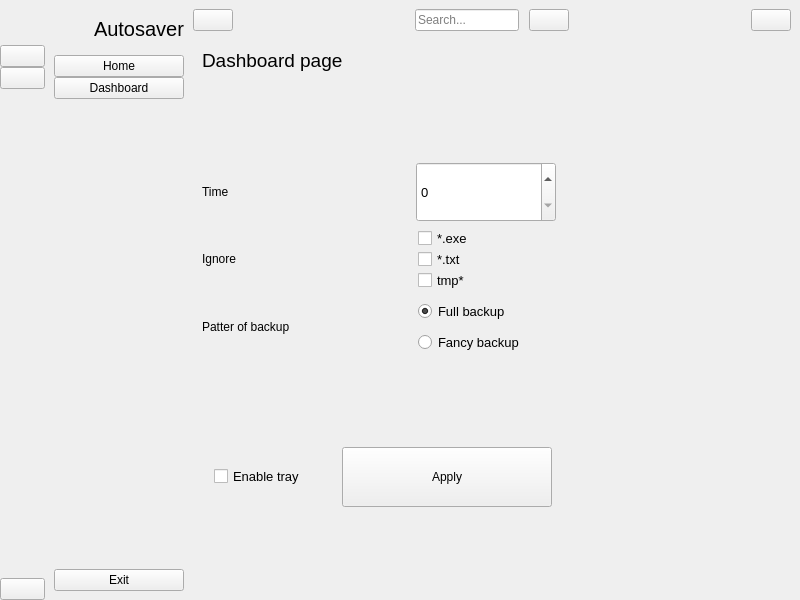
<?xml version="1.0" encoding="UTF-8"?>
<ui version="4.0">
 <class>MainWindow</class>
 <widget class="QMainWindow" name="MainWindow">
  <property name="geometry">
   <rect>
    <x>0</x>
    <y>0</y>
    <width>800</width>
    <height>600</height>
   </rect>
  </property>
  <property name="windowTitle">
   <string>MainWindow</string>
  </property>
  <widget class="QWidget" name="centralwidget">
   <layout class="QGridLayout" name="gridLayout">
    <property name="leftMargin">
     <number>0</number>
    </property>
    <property name="topMargin">
     <number>0</number>
    </property>
    <property name="rightMargin">
     <number>0</number>
    </property>
    <property name="bottomMargin">
     <number>0</number>
    </property>
    <property name="spacing">
     <number>0</number>
    </property>
    <item row="0" column="1">
     <widget class="QWidget" name="full_menu_widget" native="true">
      <layout class="QVBoxLayout" name="verticalLayout_4">
       <item>
        <layout class="QHBoxLayout" name="horizontalLayout_2">
         <property name="spacing">
          <number>0</number>
         </property>
         <item>
          <widget class="QLabel" name="logo_label_2">
           <property name="minimumSize">
            <size>
             <width>40</width>
             <height>40</height>
            </size>
           </property>
           <property name="maximumSize">
            <size>
             <width>40</width>
             <height>40</height>
            </size>
           </property>
           <property name="text">
            <string/>
           </property>
           <property name="pixmap">
            <pixmap resource="resource.qrc">:/icon/icon/Logo.png</pixmap>
           </property>
           <property name="scaledContents">
            <bool>true</bool>
           </property>
          </widget>
         </item>
         <item>
          <widget class="QLabel" name="logo_label_3">
           <property name="font">
            <font>
             <pointsize>15</pointsize>
            </font>
           </property>
           <property name="text">
            <string>Autosaver</string>
           </property>
          </widget>
         </item>
        </layout>
       </item>
       <item>
        <layout class="QVBoxLayout" name="verticalLayout_2">
         <property name="spacing">
          <number>0</number>
         </property>
         <item>
          <widget class="QPushButton" name="home_btn_2">
           <property name="text">
            <string>Home</string>
           </property>
           <property name="icon">
            <iconset resource="resource.qrc">
             <normaloff>:/icon/icon/home-4-32.ico</normaloff>
             <normalon>:/icon/icon/home-4-48.ico</normalon>:/icon/icon/home-4-32.ico</iconset>
           </property>
           <property name="iconSize">
            <size>
             <width>14</width>
             <height>14</height>
            </size>
           </property>
           <property name="checkable">
            <bool>true</bool>
           </property>
           <property name="autoExclusive">
            <bool>true</bool>
           </property>
          </widget>
         </item>
         <item>
          <widget class="QPushButton" name="dashboard_btn_2">
           <property name="text">
            <string>Dashboard</string>
           </property>
           <property name="icon">
            <iconset resource="resource.qrc">
             <normaloff>:/icon/icon/dashboard-5-32.ico</normaloff>
             <normalon>:/icon/icon/dashboard-5-48 (1).ico</normalon>:/icon/icon/dashboard-5-32.ico</iconset>
           </property>
           <property name="iconSize">
            <size>
             <width>14</width>
             <height>14</height>
            </size>
           </property>
           <property name="checkable">
            <bool>true</bool>
           </property>
           <property name="autoExclusive">
            <bool>true</bool>
           </property>
          </widget>
         </item>
        </layout>
       </item>
       <item>
        <spacer name="verticalSpacer_2">
         <property name="orientation">
          <enum>Qt::Vertical</enum>
         </property>
         <property name="sizeHint" stdset="0">
          <size>
           <width>20</width>
           <height>448</height>
          </size>
         </property>
        </spacer>
       </item>
       <item>
        <widget class="QPushButton" name="exit_btn_2">
         <property name="text">
          <string>Exit</string>
         </property>
         <property name="icon">
          <iconset resource="resource.qrc">
           <normaloff>:/icon/icon/close-window-64.ico</normaloff>:/icon/icon/close-window-64.ico</iconset>
         </property>
         <property name="iconSize">
          <size>
           <width>14</width>
           <height>14</height>
          </size>
         </property>
        </widget>
       </item>
      </layout>
     </widget>
    </item>
    <item row="0" column="0">
     <widget class="QWidget" name="icon_only_widget" native="true">
      <layout class="QVBoxLayout" name="verticalLayout_3">
       <property name="spacing">
        <number>0</number>
       </property>
       <property name="leftMargin">
        <number>0</number>
       </property>
       <property name="topMargin">
        <number>0</number>
       </property>
       <property name="rightMargin">
        <number>0</number>
       </property>
       <property name="bottomMargin">
        <number>0</number>
       </property>
       <item>
        <layout class="QHBoxLayout" name="horizontalLayout_4">
         <item>
          <widget class="QLabel" name="label">
           <property name="minimumSize">
            <size>
             <width>45</width>
             <height>45</height>
            </size>
           </property>
           <property name="maximumSize">
            <size>
             <width>45</width>
             <height>45</height>
            </size>
           </property>
           <property name="text">
            <string/>
           </property>
           <property name="pixmap">
            <pixmap resource="resource.qrc">:/icon/icon/Logo.png</pixmap>
           </property>
           <property name="scaledContents">
            <bool>true</bool>
           </property>
          </widget>
         </item>
        </layout>
       </item>
       <item>
        <layout class="QVBoxLayout" name="verticalLayout">
         <property name="spacing">
          <number>0</number>
         </property>
         <item>
          <widget class="QPushButton" name="home_btn_1">
           <property name="text">
            <string/>
           </property>
           <property name="icon">
            <iconset resource="resource.qrc">
             <normaloff>:/icon/icon/home-4-32.ico</normaloff>
             <normalon>:/icon/icon/home-4-48.ico</normalon>:/icon/icon/home-4-32.ico</iconset>
           </property>
           <property name="iconSize">
            <size>
             <width>20</width>
             <height>20</height>
            </size>
           </property>
           <property name="checkable">
            <bool>true</bool>
           </property>
           <property name="autoExclusive">
            <bool>true</bool>
           </property>
          </widget>
         </item>
         <item>
          <widget class="QPushButton" name="dashboard_btn_1">
           <property name="text">
            <string/>
           </property>
           <property name="icon">
            <iconset resource="resource.qrc">
             <normaloff>:/icon/icon/dashboard-5-32.ico</normaloff>
             <normalon>:/icon/icon/dashboard-5-48 (1).ico</normalon>:/icon/icon/dashboard-5-32.ico</iconset>
           </property>
           <property name="iconSize">
            <size>
             <width>20</width>
             <height>20</height>
            </size>
           </property>
           <property name="checkable">
            <bool>true</bool>
           </property>
           <property name="autoExclusive">
            <bool>true</bool>
           </property>
          </widget>
         </item>
        </layout>
       </item>
       <item>
        <spacer name="verticalSpacer">
         <property name="orientation">
          <enum>Qt::Vertical</enum>
         </property>
         <property name="sizeHint" stdset="0">
          <size>
           <width>20</width>
           <height>464</height>
          </size>
         </property>
        </spacer>
       </item>
       <item>
        <widget class="QPushButton" name="exit_btn_1">
         <property name="text">
          <string/>
         </property>
         <property name="icon">
          <iconset resource="resource.qrc">
           <normaloff>:/icon/icon/close-window-64.ico</normaloff>:/icon/icon/close-window-64.ico</iconset>
         </property>
         <property name="iconSize">
          <size>
           <width>20</width>
           <height>20</height>
          </size>
         </property>
        </widget>
       </item>
      </layout>
     </widget>
    </item>
    <item row="0" column="2">
     <widget class="QWidget" name="widget_3" native="true">
      <layout class="QVBoxLayout" name="verticalLayout_5">
       <property name="spacing">
        <number>0</number>
       </property>
       <property name="leftMargin">
        <number>0</number>
       </property>
       <property name="topMargin">
        <number>0</number>
       </property>
       <property name="rightMargin">
        <number>0</number>
       </property>
       <property name="bottomMargin">
        <number>0</number>
       </property>
       <item>
        <widget class="QWidget" name="widget" native="true">
         <property name="minimumSize">
          <size>
           <width>0</width>
           <height>40</height>
          </size>
         </property>
         <layout class="QHBoxLayout" name="horizontalLayout_5">
          <property name="spacing">
           <number>0</number>
          </property>
          <property name="leftMargin">
           <number>0</number>
          </property>
          <property name="topMargin">
           <number>0</number>
          </property>
          <property name="rightMargin">
           <number>9</number>
          </property>
          <property name="bottomMargin">
           <number>0</number>
          </property>
          <item>
           <widget class="QPushButton" name="change_sidebar_btn">
            <property name="text">
             <string/>
            </property>
            <property name="icon">
             <iconset resource="resource.qrc">
              <normaloff>:/icon/icon/menu-4-32.ico</normaloff>:/icon/icon/menu-4-32.ico</iconset>
            </property>
            <property name="iconSize">
             <size>
              <width>14</width>
              <height>14</height>
             </size>
            </property>
            <property name="checkable">
             <bool>true</bool>
            </property>
           </widget>
          </item>
          <item>
           <spacer name="horizontalSpacer">
            <property name="orientation">
             <enum>Qt::Horizontal</enum>
            </property>
            <property name="sizeHint" stdset="0">
             <size>
              <width>185</width>
              <height>20</height>
             </size>
            </property>
           </spacer>
          </item>
          <item>
           <layout class="QHBoxLayout" name="horizontalLayout">
            <property name="spacing">
             <number>10</number>
            </property>
            <item>
             <widget class="QLineEdit" name="search_input">
              <property name="placeholderText">
               <string>Search...</string>
              </property>
             </widget>
            </item>
            <item>
             <widget class="QPushButton" name="search_btn">
              <property name="text">
               <string/>
              </property>
              <property name="icon">
               <iconset resource="resource.qrc">
                <normaloff>:/icon/icon/search-13-48.ico</normaloff>:/icon/icon/search-13-48.ico</iconset>
              </property>
              <property name="iconSize">
               <size>
                <width>14</width>
                <height>14</height>
               </size>
              </property>
             </widget>
            </item>
           </layout>
          </item>
          <item>
           <spacer name="horizontalSpacer_2">
            <property name="orientation">
             <enum>Qt::Horizontal</enum>
            </property>
            <property name="sizeHint" stdset="0">
             <size>
              <width>185</width>
              <height>20</height>
             </size>
            </property>
           </spacer>
          </item>
          <item>
           <widget class="QPushButton" name="user_btn">
            <property name="text">
             <string/>
            </property>
            <property name="icon">
             <iconset resource="resource.qrc">
              <normaloff>:/icon/icon/user-48.ico</normaloff>:/icon/icon/user-48.ico</iconset>
            </property>
           </widget>
          </item>
         </layout>
        </widget>
       </item>
       <item>
        <widget class="QStackedWidget" name="stackedWidget">
         <property name="currentIndex">
          <number>1</number>
         </property>
         <widget class="QWidget" name="page">
          <layout class="QGridLayout" name="gridLayout_4">
           <item row="0" column="0" colspan="2">
            <widget class="QLabel" name="home_label">
             <property name="font">
              <font>
               <pointsize>14</pointsize>
              </font>
             </property>
             <property name="text">
              <string>Home page</string>
             </property>
            </widget>
           </item>
           <item row="0" column="2">
            <spacer name="horizontalSpacer_16">
             <property name="orientation">
              <enum>Qt::Horizontal</enum>
             </property>
             <property name="sizeHint" stdset="0">
              <size>
               <width>322</width>
               <height>20</height>
              </size>
             </property>
            </spacer>
           </item>
           <item row="1" column="0">
            <spacer name="verticalSpacer_10">
             <property name="orientation">
              <enum>Qt::Vertical</enum>
             </property>
             <property name="sizeHint" stdset="0">
              <size>
               <width>20</width>
               <height>115</height>
              </size>
             </property>
            </spacer>
           </item>
           <item row="2" column="0" colspan="3">
            <layout class="QHBoxLayout" name="horizontalLayout_10">
             <item>
              <widget class="QPushButton" name="from_button">
               <property name="minimumSize">
                <size>
                 <width>210</width>
                 <height>60</height>
                </size>
               </property>
               <property name="maximumSize">
                <size>
                 <width>210</width>
                 <height>60</height>
                </size>
               </property>
               <property name="styleSheet">
                <string notr="true"/>
               </property>
               <property name="text">
                <string>from</string>
               </property>
              </widget>
             </item>
             <item>
              <widget class="QLabel" name="from_lable">
               <property name="minimumSize">
                <size>
                 <width>210</width>
                 <height>60</height>
                </size>
               </property>
               <property name="maximumSize">
                <size>
                 <width>210</width>
                 <height>60</height>
                </size>
               </property>
               <property name="text">
                <string>from</string>
               </property>
               <property name="wordWrap">
                <bool>true</bool>
               </property>
              </widget>
             </item>
            </layout>
           </item>
           <item row="2" column="3">
            <spacer name="horizontalSpacer_12">
             <property name="orientation">
              <enum>Qt::Horizontal</enum>
             </property>
             <property name="sizeHint" stdset="0">
              <size>
               <width>149</width>
               <height>20</height>
              </size>
             </property>
            </spacer>
           </item>
           <item row="3" column="0" colspan="3">
            <layout class="QHBoxLayout" name="horizontalLayout_11">
             <item>
              <widget class="QPushButton" name="to_button">
               <property name="minimumSize">
                <size>
                 <width>210</width>
                 <height>60</height>
                </size>
               </property>
               <property name="maximumSize">
                <size>
                 <width>210</width>
                 <height>60</height>
                </size>
               </property>
               <property name="text">
                <string>to</string>
               </property>
              </widget>
             </item>
             <item>
              <widget class="QLabel" name="to_lable">
               <property name="minimumSize">
                <size>
                 <width>210</width>
                 <height>60</height>
                </size>
               </property>
               <property name="maximumSize">
                <size>
                 <width>210</width>
                 <height>60</height>
                </size>
               </property>
               <property name="text">
                <string>to</string>
               </property>
               <property name="wordWrap">
                <bool>true</bool>
               </property>
              </widget>
             </item>
            </layout>
           </item>
           <item row="3" column="3">
            <spacer name="horizontalSpacer_13">
             <property name="orientation">
              <enum>Qt::Horizontal</enum>
             </property>
             <property name="sizeHint" stdset="0">
              <size>
               <width>149</width>
               <height>20</height>
              </size>
             </property>
            </spacer>
           </item>
           <item row="4" column="0" colspan="3">
            <layout class="QHBoxLayout" name="horizontalLayout_12">
             <item>
              <widget class="QPushButton" name="tmp_button">
               <property name="minimumSize">
                <size>
                 <width>210</width>
                 <height>60</height>
                </size>
               </property>
               <property name="maximumSize">
                <size>
                 <width>210</width>
                 <height>60</height>
                </size>
               </property>
               <property name="text">
                <string>Backup</string>
               </property>
              </widget>
             </item>
             <item>
              <widget class="QLabel" name="stats_lable">
               <property name="minimumSize">
                <size>
                 <width>210</width>
                 <height>60</height>
                </size>
               </property>
               <property name="maximumSize">
                <size>
                 <width>210</width>
                 <height>60</height>
                </size>
               </property>
               <property name="text">
                <string>status</string>
               </property>
               <property name="wordWrap">
                <bool>true</bool>
               </property>
              </widget>
             </item>
            </layout>
           </item>
           <item row="4" column="3">
            <spacer name="horizontalSpacer_14">
             <property name="orientation">
              <enum>Qt::Horizontal</enum>
             </property>
             <property name="sizeHint" stdset="0">
              <size>
               <width>149</width>
               <height>20</height>
              </size>
             </property>
            </spacer>
           </item>
           <item row="5" column="0" colspan="3">
            <layout class="QHBoxLayout" name="horizontalLayout_13">
             <item>
              <widget class="QPushButton" name="recovery_button">
               <property name="sizePolicy">
                <sizepolicy hsizetype="Fixed" vsizetype="Fixed">
                 <horstretch>0</horstretch>
                 <verstretch>0</verstretch>
                </sizepolicy>
               </property>
               <property name="minimumSize">
                <size>
                 <width>210</width>
                 <height>60</height>
                </size>
               </property>
               <property name="maximumSize">
                <size>
                 <width>210</width>
                 <height>60</height>
                </size>
               </property>
               <property name="text">
                <string>Recover</string>
               </property>
              </widget>
             </item>
             <item>
              <spacer name="horizontalSpacer_17">
               <property name="orientation">
                <enum>Qt::Horizontal</enum>
               </property>
               <property name="sizeHint" stdset="0">
                <size>
                 <width>40</width>
                 <height>20</height>
                </size>
               </property>
              </spacer>
             </item>
            </layout>
           </item>
           <item row="5" column="3">
            <spacer name="horizontalSpacer_15">
             <property name="orientation">
              <enum>Qt::Horizontal</enum>
             </property>
             <property name="sizeHint" stdset="0">
              <size>
               <width>149</width>
               <height>20</height>
              </size>
             </property>
            </spacer>
           </item>
           <item row="6" column="1">
            <spacer name="verticalSpacer_11">
             <property name="orientation">
              <enum>Qt::Vertical</enum>
             </property>
             <property name="sizeHint" stdset="0">
              <size>
               <width>20</width>
               <height>114</height>
              </size>
             </property>
            </spacer>
           </item>
          </layout>
         </widget>
         <widget class="QWidget" name="page_2">
          <layout class="QGridLayout" name="gridLayout_3">
           <item row="0" column="0">
            <widget class="QLabel" name="label_2">
             <property name="font">
              <font>
               <pointsize>14</pointsize>
              </font>
             </property>
             <property name="text">
              <string>Dashboard page</string>
             </property>
            </widget>
           </item>
           <item row="1" column="1" colspan="2">
            <spacer name="verticalSpacer_7">
             <property name="orientation">
              <enum>Qt::Vertical</enum>
             </property>
             <property name="sizeHint" stdset="0">
              <size>
               <width>20</width>
               <height>73</height>
              </size>
             </property>
            </spacer>
           </item>
           <item row="3" column="0" colspan="3">
            <layout class="QHBoxLayout" name="horizontalLayout_7">
             <item>
              <widget class="QLabel" name="label_5">
               <property name="minimumSize">
                <size>
                 <width>210</width>
                 <height>60</height>
                </size>
               </property>
               <property name="maximumSize">
                <size>
                 <width>210</width>
                 <height>60</height>
                </size>
               </property>
               <property name="text">
                <string>Ignore</string>
               </property>
              </widget>
             </item>
             <item>
              <layout class="QVBoxLayout" name="verticalLayout_9">
               <property name="spacing">
                <number>0</number>
               </property>
               <item>
                <widget class="QCheckBox" name="Check_box_1">
                 <property name="font">
                  <font>
                   <pointsize>10</pointsize>
                  </font>
                 </property>
                 <property name="text">
                  <string>*.exe</string>
                 </property>
                </widget>
               </item>
               <item>
                <widget class="QCheckBox" name="Check_box_2">
                 <property name="font">
                  <font>
                   <pointsize>10</pointsize>
                  </font>
                 </property>
                 <property name="text">
                  <string>*.txt</string>
                 </property>
                </widget>
               </item>
               <item>
                <widget class="QCheckBox" name="Check_box_3">
                 <property name="font">
                  <font>
                   <pointsize>10</pointsize>
                  </font>
                 </property>
                 <property name="text">
                  <string>tmp*</string>
                 </property>
                </widget>
               </item>
              </layout>
             </item>
            </layout>
           </item>
           <item row="4" column="0" colspan="3">
            <layout class="QHBoxLayout" name="horizontalLayout_8">
             <item>
              <widget class="QLabel" name="label_7">
               <property name="minimumSize">
                <size>
                 <width>210</width>
                 <height>60</height>
                </size>
               </property>
               <property name="maximumSize">
                <size>
                 <width>210</width>
                 <height>60</height>
                </size>
               </property>
               <property name="text">
                <string>Patter of backup</string>
               </property>
              </widget>
             </item>
             <item>
              <layout class="QVBoxLayout" name="verticalLayout_10">
               <item>
                <widget class="QRadioButton" name="backup_option_1">
                 <property name="font">
                  <font>
                   <pointsize>10</pointsize>
                  </font>
                 </property>
                 <property name="text">
                  <string>Full backup</string>
                 </property>
                 <property name="checked">
                  <bool>true</bool>
                 </property>
                </widget>
               </item>
               <item>
                <widget class="QRadioButton" name="backup_option_2">
                 <property name="font">
                  <font>
                   <pointsize>10</pointsize>
                  </font>
                 </property>
                 <property name="text">
                  <string>Fancy backup</string>
                 </property>
                </widget>
               </item>
              </layout>
             </item>
            </layout>
           </item>
           <item row="6" column="0" colspan="3">
            <layout class="QHBoxLayout" name="horizontalLayout_9">
             <item>
              <widget class="QCheckBox" name="tray_check_box">
               <property name="minimumSize">
                <size>
                 <width>110</width>
                 <height>41</height>
                </size>
               </property>
               <property name="maximumSize">
                <size>
                 <width>110</width>
                 <height>41</height>
                </size>
               </property>
               <property name="font">
                <font>
                 <pointsize>10</pointsize>
                </font>
               </property>
               <property name="text">
                <string>Enable tray</string>
               </property>
              </widget>
             </item>
             <item>
              <widget class="QPushButton" name="time_button">
               <property name="enabled">
                <bool>true</bool>
               </property>
               <property name="sizePolicy">
                <sizepolicy hsizetype="Minimum" vsizetype="Fixed">
                 <horstretch>0</horstretch>
                 <verstretch>0</verstretch>
                </sizepolicy>
               </property>
               <property name="minimumSize">
                <size>
                 <width>210</width>
                 <height>60</height>
                </size>
               </property>
               <property name="maximumSize">
                <size>
                 <width>210</width>
                 <height>60</height>
                </size>
               </property>
               <property name="autoFillBackground">
                <bool>false</bool>
               </property>
               <property name="text">
                <string>Apply</string>
               </property>
               <property name="checkable">
                <bool>false</bool>
               </property>
              </widget>
             </item>
            </layout>
           </item>
           <item row="7" column="0" colspan="2">
            <spacer name="verticalSpacer_8">
             <property name="orientation">
              <enum>Qt::Vertical</enum>
             </property>
             <property name="sizeHint" stdset="0">
              <size>
               <width>20</width>
               <height>73</height>
              </size>
             </property>
            </spacer>
           </item>
           <item row="2" column="0" colspan="3">
            <layout class="QHBoxLayout" name="horizontalLayout_6">
             <property name="spacing">
              <number>4</number>
             </property>
             <property name="rightMargin">
              <number>10</number>
             </property>
             <item>
              <widget class="QLabel" name="label_4">
               <property name="minimumSize">
                <size>
                 <width>210</width>
                 <height>60</height>
                </size>
               </property>
               <property name="maximumSize">
                <size>
                 <width>210</width>
                 <height>60</height>
                </size>
               </property>
               <property name="text">
                <string>Time</string>
               </property>
              </widget>
             </item>
             <item>
              <widget class="QSpinBox" name="timer_holder">
               <property name="minimumSize">
                <size>
                 <width>140</width>
                 <height>60</height>
                </size>
               </property>
               <property name="maximumSize">
                <size>
                 <width>140</width>
                 <height>60</height>
                </size>
               </property>
               <property name="font">
                <font>
                 <pointsize>10</pointsize>
                </font>
               </property>
              </widget>
             </item>
            </layout>
           </item>
           <item row="3" column="3" colspan="3">
            <spacer name="horizontalSpacer_9">
             <property name="orientation">
              <enum>Qt::Horizontal</enum>
             </property>
             <property name="sizeHint" stdset="0">
              <size>
               <width>249</width>
               <height>61</height>
              </size>
             </property>
            </spacer>
           </item>
           <item row="4" column="3" colspan="3">
            <spacer name="horizontalSpacer_10">
             <property name="orientation">
              <enum>Qt::Horizontal</enum>
             </property>
             <property name="sizeHint" stdset="0">
              <size>
               <width>249</width>
               <height>59</height>
              </size>
             </property>
            </spacer>
           </item>
           <item row="6" column="3" colspan="3">
            <spacer name="horizontalSpacer_11">
             <property name="orientation">
              <enum>Qt::Horizontal</enum>
             </property>
             <property name="sizeHint" stdset="0">
              <size>
               <width>108</width>
               <height>20</height>
              </size>
             </property>
            </spacer>
           </item>
           <item row="5" column="1">
            <spacer name="verticalSpacer_9">
             <property name="orientation">
              <enum>Qt::Vertical</enum>
             </property>
             <property name="sizeHint" stdset="0">
              <size>
               <width>20</width>
               <height>72</height>
              </size>
             </property>
            </spacer>
           </item>
           <item row="2" column="3" colspan="3">
            <spacer name="horizontalSpacer_8">
             <property name="orientation">
              <enum>Qt::Horizontal</enum>
             </property>
             <property name="sizeHint" stdset="0">
              <size>
               <width>249</width>
               <height>59</height>
              </size>
             </property>
            </spacer>
           </item>
          </layout>
         </widget>
         <widget class="QWidget" name="page_3">
          <layout class="QGridLayout" name="gridLayout_2">
           <item row="0" column="0" colspan="3">
            <layout class="QHBoxLayout" name="horizontalLayout_3">
             <item>
              <widget class="QLabel" name="label_3">
               <property name="font">
                <font>
                 <pointsize>16</pointsize>
                </font>
               </property>
               <property name="text">
                <string>User_page</string>
               </property>
              </widget>
             </item>
             <item>
              <spacer name="horizontalSpacer_5">
               <property name="orientation">
                <enum>Qt::Horizontal</enum>
               </property>
               <property name="sizeHint" stdset="0">
                <size>
                 <width>40</width>
                 <height>20</height>
                </size>
               </property>
              </spacer>
             </item>
            </layout>
           </item>
           <item row="1" column="1">
            <spacer name="verticalSpacer_3">
             <property name="orientation">
              <enum>Qt::Vertical</enum>
             </property>
             <property name="sizeHint" stdset="0">
              <size>
               <width>20</width>
               <height>161</height>
              </size>
             </property>
            </spacer>
           </item>
           <item row="2" column="0">
            <spacer name="horizontalSpacer_6">
             <property name="orientation">
              <enum>Qt::Horizontal</enum>
             </property>
             <property name="sizeHint" stdset="0">
              <size>
               <width>179</width>
               <height>20</height>
              </size>
             </property>
            </spacer>
           </item>
           <item row="2" column="1">
            <layout class="QVBoxLayout" name="verticalLayout_8">
             <property name="bottomMargin">
              <number>5</number>
             </property>
             <item>
              <layout class="QVBoxLayout" name="verticalLayout_6">
               <item>
                <widget class="QLabel" name="label_8">
                 <property name="text">
                  <string>Login</string>
                 </property>
                </widget>
               </item>
               <item>
                <widget class="QLineEdit" name="login_line"/>
               </item>
              </layout>
             </item>
             <item>
              <layout class="QVBoxLayout" name="verticalLayout_7">
               <property name="topMargin">
                <number>10</number>
               </property>
               <item>
                <widget class="QLabel" name="label_9">
                 <property name="text">
                  <string>Password</string>
                 </property>
                </widget>
               </item>
               <item>
                <widget class="QLineEdit" name="password_line"/>
               </item>
              </layout>
             </item>
            </layout>
           </item>
           <item row="2" column="2">
            <spacer name="horizontalSpacer_7">
             <property name="orientation">
              <enum>Qt::Horizontal</enum>
             </property>
             <property name="sizeHint" stdset="0">
              <size>
               <width>179</width>
               <height>20</height>
              </size>
             </property>
            </spacer>
           </item>
           <item row="3" column="1">
            <widget class="QPushButton" name="login_button">
             <property name="sizePolicy">
              <sizepolicy hsizetype="Expanding" vsizetype="Expanding">
               <horstretch>0</horstretch>
               <verstretch>0</verstretch>
              </sizepolicy>
             </property>
             <property name="minimumSize">
              <size>
               <width>210</width>
               <height>60</height>
              </size>
             </property>
             <property name="maximumSize">
              <size>
               <width>210</width>
               <height>60</height>
              </size>
             </property>
             <property name="text">
              <string>Apply</string>
             </property>
            </widget>
           </item>
           <item row="4" column="1">
            <spacer name="verticalSpacer_6">
             <property name="orientation">
              <enum>Qt::Vertical</enum>
             </property>
             <property name="sizeHint" stdset="0">
              <size>
               <width>20</width>
               <height>161</height>
              </size>
             </property>
            </spacer>
           </item>
          </layout>
         </widget>
         <widget class="QWidget" name="page_4">
          <layout class="QGridLayout" name="gridLayout_5">
           <item row="1" column="1">
            <widget class="QLabel" name="photo_lable">
             <property name="maximumSize">
              <size>
               <width>300</width>
               <height>300</height>
              </size>
             </property>
             <property name="text">
              <string/>
             </property>
             <property name="pixmap">
              <pixmap>../img/2loading_gif.gif</pixmap>
             </property>
             <property name="scaledContents">
              <bool>true</bool>
             </property>
            </widget>
           </item>
           <item row="1" column="2">
            <spacer name="horizontalSpacer_3">
             <property name="orientation">
              <enum>Qt::Horizontal</enum>
             </property>
             <property name="sizeHint" stdset="0">
              <size>
               <width>40</width>
               <height>20</height>
              </size>
             </property>
            </spacer>
           </item>
           <item row="2" column="1">
            <widget class="QLabel" name="label_6">
             <property name="font">
              <font>
               <pointsize>17</pointsize>
               <weight>50</weight>
               <bold>false</bold>
               <strikeout>false</strikeout>
               <kerning>false</kerning>
              </font>
             </property>
             <property name="autoFillBackground">
              <bool>false</bool>
             </property>
             <property name="text">
              <string>Search_page</string>
             </property>
            </widget>
           </item>
           <item row="0" column="1">
            <spacer name="verticalSpacer_5">
             <property name="orientation">
              <enum>Qt::Vertical</enum>
             </property>
             <property name="sizeHint" stdset="0">
              <size>
               <width>20</width>
               <height>40</height>
              </size>
             </property>
            </spacer>
           </item>
           <item row="3" column="1">
            <spacer name="verticalSpacer_4">
             <property name="orientation">
              <enum>Qt::Vertical</enum>
             </property>
             <property name="sizeHint" stdset="0">
              <size>
               <width>20</width>
               <height>40</height>
              </size>
             </property>
            </spacer>
           </item>
           <item row="1" column="0">
            <spacer name="horizontalSpacer_4">
             <property name="orientation">
              <enum>Qt::Horizontal</enum>
             </property>
             <property name="sizeHint" stdset="0">
              <size>
               <width>40</width>
               <height>20</height>
              </size>
             </property>
            </spacer>
           </item>
          </layout>
         </widget>
        </widget>
       </item>
      </layout>
     </widget>
    </item>
   </layout>
  </widget>
 </widget>
 <resources>
  <include location="resource.qrc"/>
 </resources>
 <connections>
  <connection>
   <sender>change_sidebar_btn</sender>
   <signal>toggled(bool)</signal>
   <receiver>icon_only_widget</receiver>
   <slot>setVisible(bool)</slot>
   <hints>
    <hint type="sourcelabel">
     <x>221</x>
     <y>30</y>
    </hint>
    <hint type="destinationlabel">
     <x>40</x>
     <y>216</y>
    </hint>
   </hints>
  </connection>
  <connection>
   <sender>change_sidebar_btn</sender>
   <signal>toggled(bool)</signal>
   <receiver>full_menu_widget</receiver>
   <slot>setHidden(bool)</slot>
   <hints>
    <hint type="sourcelabel">
     <x>221</x>
     <y>29</y>
    </hint>
    <hint type="destinationlabel">
     <x>119</x>
     <y>174</y>
    </hint>
   </hints>
  </connection>
  <connection>
   <sender>home_btn_1</sender>
   <signal>toggled(bool)</signal>
   <receiver>home_btn_2</receiver>
   <slot>setChecked(bool)</slot>
   <hints>
    <hint type="sourcelabel">
     <x>25</x>
     <y>66</y>
    </hint>
    <hint type="destinationlabel">
     <x>91</x>
     <y>67</y>
    </hint>
   </hints>
  </connection>
  <connection>
   <sender>home_btn_2</sender>
   <signal>toggled(bool)</signal>
   <receiver>home_btn_1</receiver>
   <slot>setChecked(bool)</slot>
   <hints>
    <hint type="sourcelabel">
     <x>157</x>
     <y>75</y>
    </hint>
    <hint type="destinationlabel">
     <x>44</x>
     <y>72</y>
    </hint>
   </hints>
  </connection>
  <connection>
   <sender>dashboard_btn_1</sender>
   <signal>toggled(bool)</signal>
   <receiver>dashboard_btn_2</receiver>
   <slot>setChecked(bool)</slot>
   <hints>
    <hint type="sourcelabel">
     <x>27</x>
     <y>91</y>
    </hint>
    <hint type="destinationlabel">
     <x>88</x>
     <y>92</y>
    </hint>
   </hints>
  </connection>
  <connection>
   <sender>dashboard_btn_2</sender>
   <signal>toggled(bool)</signal>
   <receiver>dashboard_btn_1</receiver>
   <slot>setChecked(bool)</slot>
   <hints>
    <hint type="sourcelabel">
     <x>153</x>
     <y>92</y>
    </hint>
    <hint type="destinationlabel">
     <x>40</x>
     <y>99</y>
    </hint>
   </hints>
  </connection>
  <connection>
   <sender>exit_btn_1</sender>
   <signal>clicked()</signal>
   <receiver>MainWindow</receiver>
   <slot>close()</slot>
   <hints>
    <hint type="sourcelabel">
     <x>36</x>
     <y>579</y>
    </hint>
    <hint type="destinationlabel">
     <x>236</x>
     <y>610</y>
    </hint>
   </hints>
  </connection>
  <connection>
   <sender>exit_btn_2</sender>
   <signal>clicked()</signal>
   <receiver>MainWindow</receiver>
   <slot>close()</slot>
   <hints>
    <hint type="sourcelabel">
     <x>143</x>
     <y>583</y>
    </hint>
    <hint type="destinationlabel">
     <x>159</x>
     <y>655</y>
    </hint>
   </hints>
  </connection>
 </connections>
</ui>
